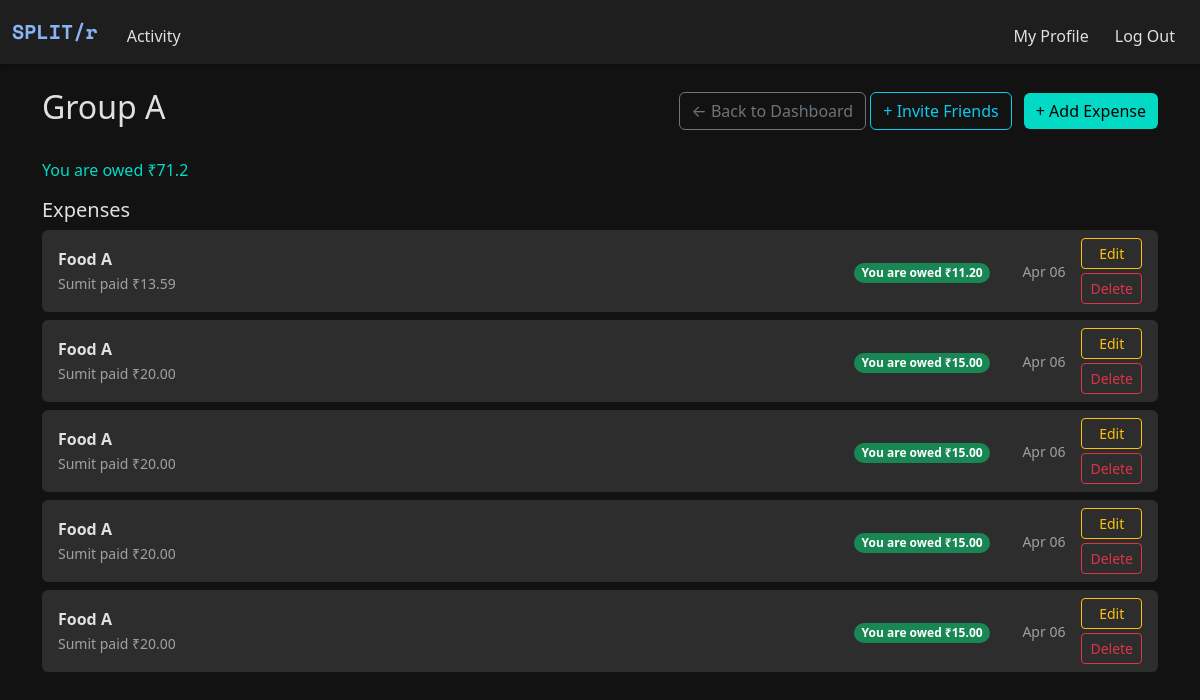
Before: /group/1 (signed in) with the older database file.
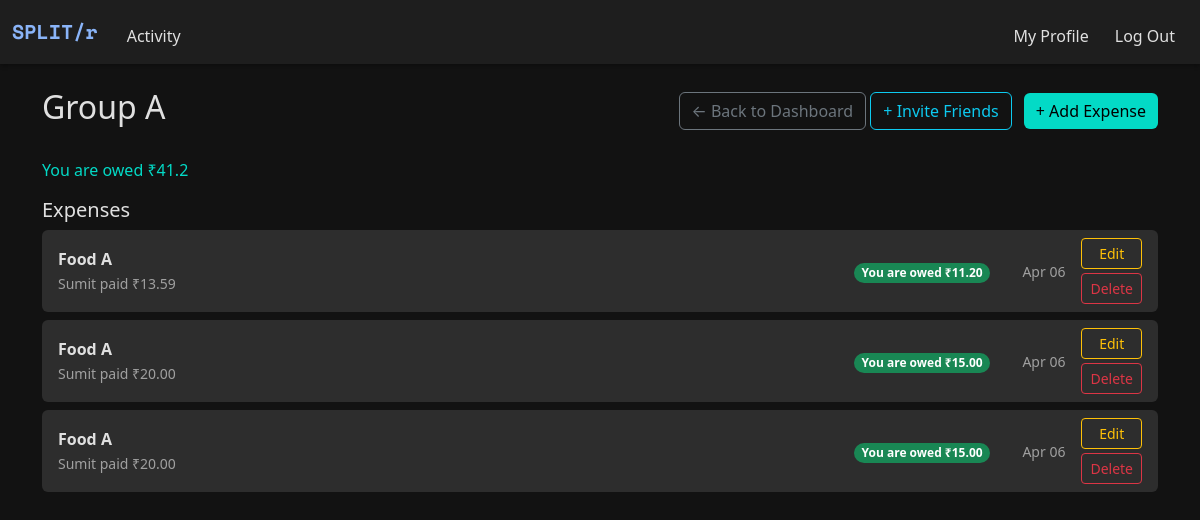
After: the same page with the newer database file.
### models.py (models this page shows)
class Group(db.Model):
    __tablename__ = "groups"
    id = db.Column(db.Integer, primary_key=True)
    name = db.Column(db.String(100), nullable=False)
    users = db.relationship("User", secondary="group_members", backref="groups")

class Expense(db.Model):
    __tablename__ = "expenses"
    id = db.Column(db.Integer, primary_key=True)
    description = db.Column(db.String(120))
    amount = db.Column(db.Float)
    paid_by_id = db.Column(db.Integer, db.ForeignKey("users.id"))
    group_id = db.Column(db.Integer, db.ForeignKey("groups.id"), nullable=True)  # Optional
    timestamp = db.Column(db.DateTime, default=datetime.now)
    splits = db.relationship("ExpenseSplit", backref="expense", lazy=True)
    paid_by = db.relationship("User", foreign_keys=[paid_by_id])

class User(db.Model):
    __tablename__ = "users"
    id = db.Column(db.Integer, primary_key=True)
    name = db.Column(db.String(100), nullable=False)
    username = db.Column(db.String(50), unique=True, nullable=False)
    password = db.Column(db.String(200), nullable=False)

class ExpenseSplit(db.Model):
    __tablename__ = "expense_split"
    id = db.Column(db.Integer, primary_key=True)
    expense_id = db.Column(db.Integer, db.ForeignKey("expenses.id"))
    user_id = db.Column(db.Integer, db.ForeignKey("users.id"))
    amount = db.Column(db.Float)

### app.py (the view)
@app.route('/group/<int:group_id>')
@login_required
def group_page(group_id):
    group = Group.query.get_or_404(group_id)
    current_user_id = session.get("user_id")
    if current_user_id not in [u.id for u in group.users]:
        flash("You do not have access to this group.", "danger")
        return redirect("/")
    expenses = Expense.query.filter_by(group_id=group.id).order_by(
        Expense.timestamp.desc()).all()
    balance = 0.0
    for expense in expenses:
        for split in expense.splits:
            if split.user_id == current_user_id:
                balance -= split.amount
        if expense.paid_by_id == current_user_id:
            balance += expense.amount
    return render_template(
        "group.html", group=group, expenses=expenses, balance=balance)

### helper.py (called while the page is built)
def login_required(f):
    @wraps(f)
    def decorated_function(*args, **kwargs):
        if "user_id" not in session:
            flash("You must be logged in to view this page.", "danger")
            return redirect("/login")
        return f(*args, **kwargs)
    return decorated_function

### templates/group.html (shortened to what this page needs)
{% extends "layout.html" %}
{% block main %}
<div class="container py-4">
    <div class="d-flex justify-content-between align-items-center mb-4">
        <h2>{{ group.name }}</h2>
        <div>
            <a href="/" class="btn btn-outline-secondary">← Back to Dashboard</a>
            <a href="{{ url_for('invite_friends', group_id=group.id) }}" class="btn btn-outline-info me-2">+ Invite Friends</a>
            <a href="{{ url_for('add_group_expense', group_id=group.id) }}" class="btn btn-success">+ Add Expense</a>
        </div>
    </div>
    {% if balance < 0 %}
        <p class="text-danger-custom">You owe ₹{{ -balance | round(2) }}</p>
    {% elif balance > 0 %}
        <p class="text-success-custom">You are owed ₹{{ balance | round(2) }}</p>
    {% else %}
        <p class="text-secondary-custom">All settled up in this group!</p>
    {% endif %}
    <h5>Expenses</h5>
    {% if expenses %}
        <ul class="list-unstyled">
            {% for expense in expenses %}
                {% set is_payer = expense.paid_by_id == session["user_id"] %}
                {% set user_split = expense.splits | selectattr("user_id", "equalto", session["user_id"]) | list %}
                {% set you_owe = user_split[0].amount if user_split else 0 %}
                {% set payer_name = expense.paid_by.name if expense.paid_by else "Unknown" %}
                <li class="mb-2 px-3 py-2 rounded" style="background-color: var(--dark-tertiary);">
                    <div class="d-flex justify-content-between align-items-center">
                        <div class="flex-grow-1 me-3">
                            <strong>{{ expense.description }}</strong><br>
                            <small class="text-muted-custom">{{ payer_name }} paid ₹{{ "%.2f"|format(expense.amount) }}</small>
                        </div>
                        <div class="text-center mx-3">
                            {% if is_payer %}
                                <span class="badge bg-success rounded-pill">You are owed ₹{{ "%.2f"|format(expense.amount - you_owe) }}</span>
                            {% else %}
                                <span class="badge bg-danger rounded-pill">You owe ₹{{ "%.2f"|format(you_owe) }}</span>
                            {% endif %}
                        </div>
                        <small class="text-muted-custom ms-3" style="white-space: nowrap;">
                            {{ expense.timestamp.strftime('%b %d') }}
                        </small>
                        <div class="ms-3 d-flex flex-column">
                            <a href="{{ url_for('edit_group_expense', group_id=group.id, expense_id=expense.id) }}"
                               class="btn btn-outline-warning btn-sm mb-1">Edit</a>
                            <form action="{{ url_for('delete_group_expense', group_id=group.id, expense_id=expense.id) }}"
                                  method="POST" onsubmit="return confirm('Are you sure you want to delete this expense?');">
                                <button type="submit" class="btn btn-outline-danger btn-sm">Delete</button>
                            </form>
                        </div>
                    </div>
                </li>
            {% endfor %}
        </ul>
    {% else %}
        <p class="text-muted-custom">No expenses added yet.</p>
    {% endif %}
</div>
{% endblock %}

### templates/layout.html (shortened to what this page needs)
<!DOCTYPE html>
<html lang="en">
<head>
    <link href="https://cdn.jsdelivr.net/npm/bootstrap@5.3.3/dist/css/bootstrap.min.css" rel="stylesheet">
    <link href="/static/style.css" rel="stylesheet">
</head>
<body>
    <nav class="navbar navbar-expand-md">
        <div class="container-fluid">
            <a class="navbar-brand space-mono" href="/">SPLIT/r</a>
            <div class="collapse navbar-collapse" id="navbar">
                {% if session["user_id"] %}
                    <ul class="navbar-nav me-auto mt-2">
                        <li class="nav-item"><a class="nav-link" href="/history">Activity</a></li>
                    </ul>
                    <ul class="navbar-nav ms-auto mt-2">
                        <li class="nav-item"><a class="nav-link" href="/profile">My Profile</a></li>
                        <li class="nav-item"><a class="nav-link" href="/logout">Log Out</a></li>
                    </ul>
                {% else %}
                    <ul class="navbar-nav ms-auto mt-2">
                        <li class="nav-item"><a class="nav-link" href="/register">Register</a></li>
                        <li class="nav-item"><a class="nav-link" href="/login">Log In</a></li>
                    </ul>
                {% endif %}
            </div>
        </div>
    </nav>
    <main>
        {% block main %}{% endblock %}
    </main>
</body>
</html>

### static/style.css (style rules this page uses)
:root { --dark-bg: #121212; --dark-secondary: #1e1e1e; --dark-tertiary: #2d2d2d; --text-primary: #e0e0e0; --text-secondary: #a0a0a0; --accent-color: #8ab4f8; --danger-color: #cf6679; --success-color: #03dac6; }
html, body { height: 100%; margin: 0; padding: 0; background-color: var(--dark-bg); color: var(--text-primary); display: flex; flex-direction: column; }
main { flex: 1; display: flex; align-items: stretch; }
.space-mono { font-family: 'Space Mono', monospace; }
body { background-color: var(--dark-bg); color: var(--text-primary); min-height: 100vh; display: flex; flex-direction: column; }
.text-success-custom { color: var(--success-color) !important; }
.text-muted-custom { color: var(--text-secondary) !important; }
.navbar { background-color: var(--dark-secondary); box-shadow: 0 2px 4px rgba(0, 0, 0, 0.3); }
.navbar-brand { color: var(--accent-color); font-weight: bold; }
.nav-link { color: var(--text-primary); margin: 0 5px; transition: color 0.3s; }
.btn-primary, .btn-danger, .btn-success { border: none; }
.btn-success { background-color: var(--success-color); color: #000; }

Changed rows visible on the page:
removed Expense: description "Food A", {{ payer_name }} "Sumit", amount "20.00", expense.amount-you_owe "15.00", timestamp "Apr 06"
removed Expense: description "Food A", {{ payer_name }} "Sumit", amount "20.00", expense.amount-you_owe "15.00", timestamp "Apr 06"
Other visible differences:
{{ balance | round(2) }}: "71.2" → "41.2"
